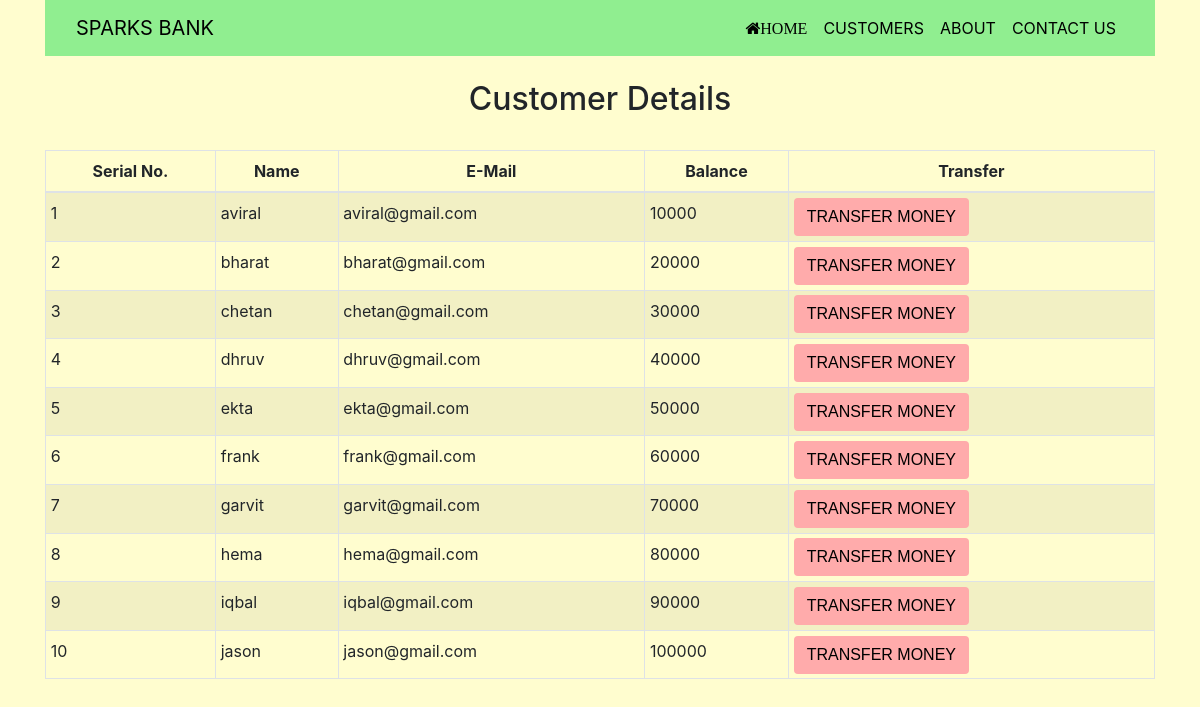
The page /users.php on the database its author committed.
### tables this page shows
CREATE TABLE `users` (
  `id` int(3) NOT NULL,
  `name` text NOT NULL,
  `email` varchar(30) NOT NULL,
  `balance` int(8) NOT NULL
);

### users.php (the view, shortened to what this page needs)
<?php include('nav.php') ?>
<!DOCTYPE html>
<html lang="en">
<head>
    <link rel="stylesheet" href="https://maxcdn.bootstrapcdn.com/bootstrap/4.0.0/css/bootstrap.min.css">
    <link rel="stylesheet" href="style.css">
</head>
<body
<?php
    include 'config.php';
    $sql = "SELECT * FROM users";
    $result = mysqli_query($conn,$sql);
?>
<div class="container">
        <h2 class="text-center pt-4">Customer Details</h2>
        <br>
            <div class="row">
                <div class="col">
                    <div class="table-responsive-sm">
                    <table class="table table-hover table-sm table-striped table-condensed table-bordered">
                        <thead>
                            <tr>
                            <th scope="col" class="text-center py-2">Serial No.</th>
                            <th scope="col" class="text-center py-2">Name</th>
                            <th scope="col" class="text-center py-2">E-Mail</th>
                            <th scope="col" class="text-center py-2">Balance</th>
                            <th scope="col" class="text-center py-2">Transfer</th>
                            </tr>
                        </thead>
                        <tbody>
                <?php
                    while($rows=mysqli_fetch_assoc($result)){
                ?>
                    <tr>
                        <td class="py-2"><?php echo $rows['id'] ?></td>
                        <td class="py-2"><?php echo $rows['name']?></td>
                        <td class="py-2"><?php echo $rows['email']?></td>
                        <td class="py-2"><?php echo $rows['balance']?></td>
                        <td><a href="selectUser.php?id= <?php echo $rows['id'] ;?>"> <button type="button" class="btn" style="background-color : #ffabab;">Transfer money</button></a></td>
                    </tr>
                <?php
                    }
                ?>
                        </tbody>
                    </table>
                    </div>
                </div>
            </div>
</body>
</html>

### nav.php (shortened to what this page needs)
<!DOCTYPE html>
<html>
<head>
      <link rel="stylesheet" href="https://cdnjs.cloudflare.com/ajax/libs/font-awesome/4.7.0/css/font-awesome.min.css">
      <link rel="stylesheet" type="text/css" href="style.css">
</head>
<body>
  <nav class="navbar navbar-expand-lg bg-custom">
    <div class="container-fluid">
      <a class="navbar-brand" href="index.php">SPARKS BANK</a>
    <div class="collapse navbar-collapse justify-content-end" id="navbarNav">
        <ul class="navbar-nav">
          <li class="nav-item">
            <a class="nav-link active " aria-current="page" href="index.php"><i class="fa fa-home">HOME</i></a>
          </li>
          <li class="nav-item">
            <a class="nav-link" href="users.php">CUSTOMERS</a>
          </li>
            <a class="nav-link" href="about.php">ABOUT</a>
          <li class="nav-item">
            <a class="nav-link" href="contact.php">CONTACT US</a>
          </li>
        </ul>
      </div>
    </div>
  </nav>
</body>
</html>

### style.css (style rules this page uses)
body { background: #fffdcf; }
a { color: #000000; text-decoration: none; }
a:link, a:visited, a:active { color: #000000; text-decoration: none; }
.bg-custom { background-color: lightgreen !important; }
.btn { font-family: Arial, Helvetica, sans-serif; text-transform: uppercase; }

### rows shown on the page
users: id "1", name "aviral", email "aviral@gmail.com", balance "10000"
users: id "2", name "bharat", email "bharat@gmail.com", balance "20000"
users: id "3", name "chetan", email "chetan@gmail.com", balance "30000"
users: id "4", name "dhruv", email "dhruv@gmail.com", balance "40000"
users: id "5", name "ekta", email "ekta@gmail.com", balance "50000"
users: id "6", name "frank", email "frank@gmail.com", balance "60000"
users: id "7", name "garvit", email "garvit@gmail.com", balance "70000"
users: id "8", name "hema", email "hema@gmail.com", balance "80000"
users: id "9", name "iqbal", email "iqbal@gmail.com", balance "90000"
users: id "10", name "jason", email "jason@gmail.com", balance "100000"
